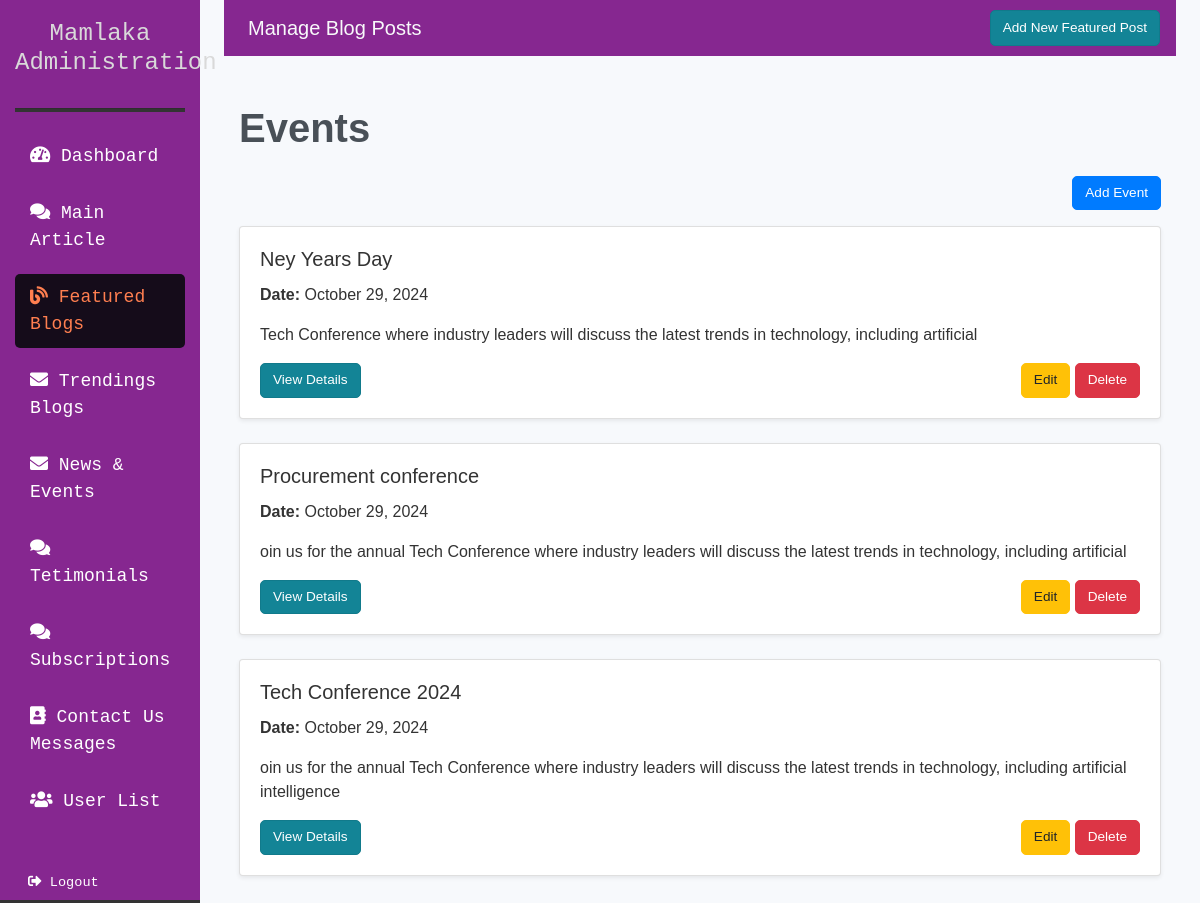
/events/ (signed in), run on the app's committed database.
### blog/models_backup.py (models this page shows, shortened)
class Event(models.Model):
    title = models.CharField(max_length=255)
    subtitle = models.CharField(max_length=255, null=True, blank=True)
    image = models.ImageField(upload_to='events/', null=True, blank=True)
    date = models.DateField()
    location = models.CharField(max_length=255)
    description = models.TextField()
    additional_images = models.ImageField(upload_to='events/images/', null=True, blank=True)
    video = models.FileField(upload_to='videos/', null=True, blank=True)  # Update field name and type
    author = models.ForeignKey(User, on_delete=models.CASCADE, related_name='events', null=True, blank=True)  # Author field

### blog/template_views.py (the view)
# urls.py: path('events/', template_views.EventListView.as_view(), name='event_list'),
@method_decorator(login_required(login_url='/accounts/login/'), name='dispatch')
class EventListView(ListView):
    model = Event
    template_name = 'event_list.html'
    context_object_name = 'events'
    def get_queryset(self):
        return Event.objects.order_by('-id')

### templates/event_list.html (shortened to what this page needs)
{% extends 'base.html' %}
{% block content %}
<div class="container mt-5">
    <h1 class="mb-4">Events</h1>
    <div class="d-flex justify-content-end mb-3">
        <a href="{% url 'event_create' %}" class="btn btn-primary">Add Event</a>
    </div>
    <div class="row">
        {% if events %}
            {% for event in events %}
            <div class="col-md-12 mb-4">
                <div class="card shadow-sm">
                    <div class="card-body">
                        <h5 class="card-title">{{ event.title }}</h5>
                        <p class="card-text"><strong>Date:</strong> {{ event.date|date:"F j, Y" }}</p>
                        <p class="card-text">{{ event.description|truncatewords:30 }}</p>
                        <div class="d-flex justify-content-between">
                            <a href="{% url 'event_detail' event.pk %}" class="btn btn-info">View Details</a>
                            <div>
                                <a href="{% url 'event_update' event.pk %}" class="btn btn-warning">Edit</a>
                                <form action="{% url 'event_delete' event.pk %}" method="POST" style="display:inline;" onsubmit="return confirmDelete();">
                                    <button type="submit" class="btn btn-danger">Delete</button>
                                </form>
                            </div>
                        </div>
                    </div>
                </div>
            </div>
            {% endfor %}
        {% else %}
            <div class="col-12">
                <p>No events found.</p>
            </div>
        {% endif %}
    </div>
</div>
{% endblock %}

### templates/base.html (style rules this page uses)
.btn-info { background-color: #138496; border-color: #117a8b; box-shadow: 2px solid #333; }
body { background-color: #f7f9fc; color: #333; font-family: Arial, sans-serif; }
h1 { font-weight: 600; color: #495057; }
a.btn-info { background-color: #138496; border-color: #117a8b; }
.btn { font-size: 0.85rem; transition: all 0.3s ease; border-radius: 5px; }
.shadow-sm { box-shadow: 0 2px 4px rgba(0, 0, 0, 0.08); }

### data on the page
Event: title "Ney Years Day", date "October 29, 2024", description "Tech Conference where industry leaders will discuss the latest trends in technology, including artificial"
Event: title "Procurement conference", date "October 29, 2024", description "oin us for the annual Tech Conference where industry leaders will discuss the latest trends in technology, including artificial"
Event: title "Tech Conference 2024", date "October 29, 2024", description "oin us for the annual Tech Conference where industry leaders will discuss the latest trends in technology, including artificial intelligence"
